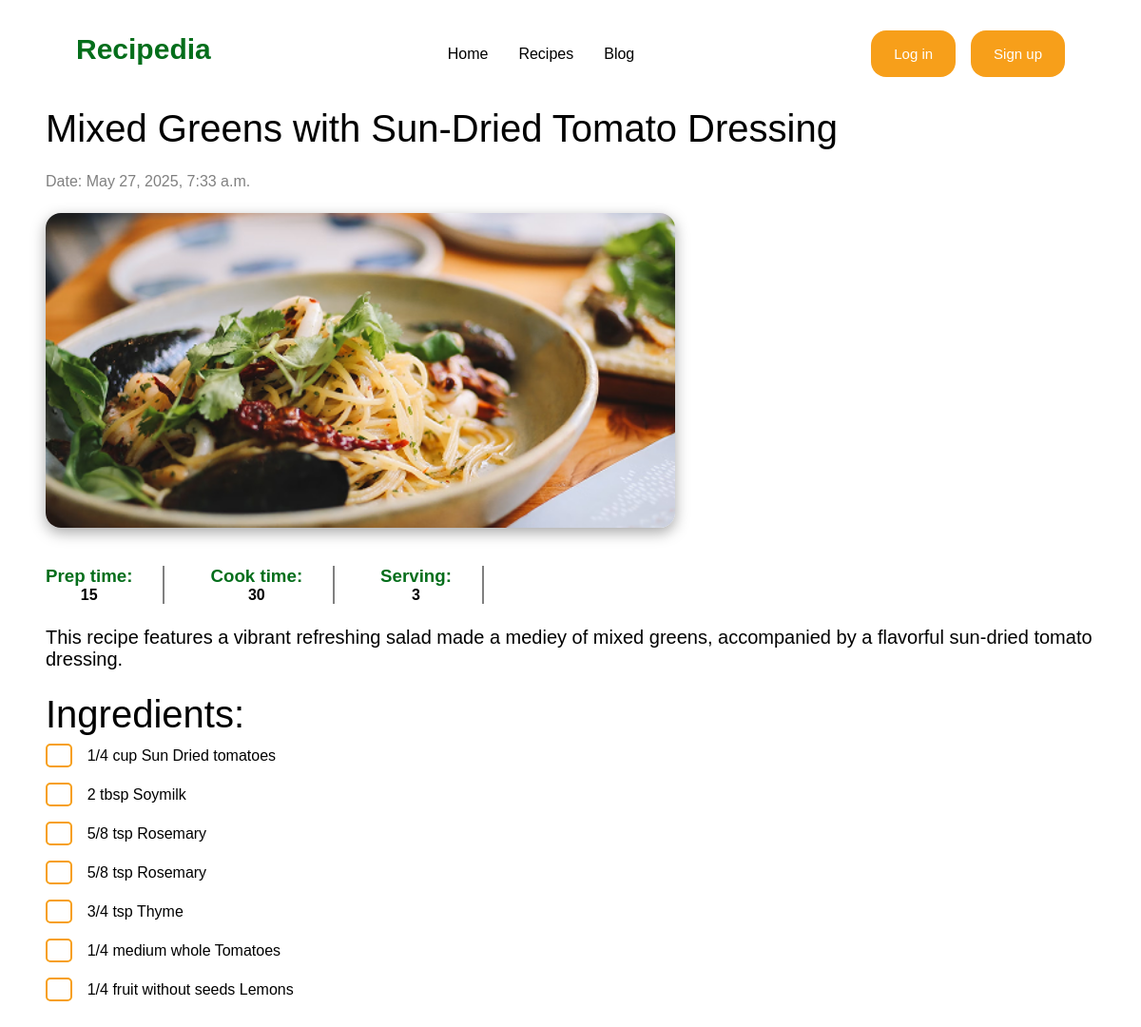
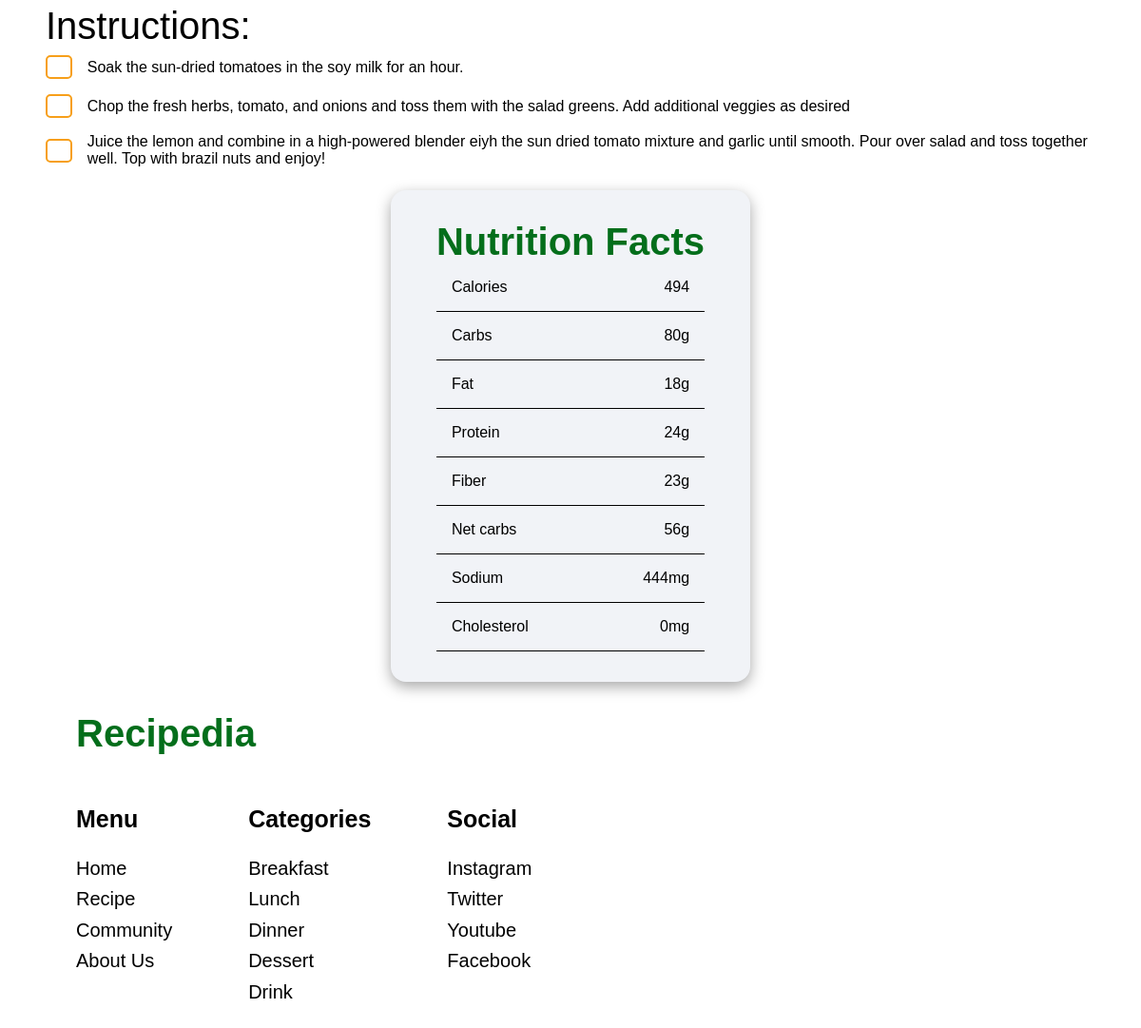
The page /recipes/recipes/Mixed Greens with Sun-Dried Tomato Dressing/ on the database its author committed (2 pictures, top to bottom).
### recipes/models.py (models this page shows, shortened)
class Recipe(models.Model):
    name = models.TextField(max_length=100, unique=True)
    image = models.ImageField(blank=True, default='default.png')
    description = models.TextField()
    prep_time = models.PositiveIntegerField(default=15)
    cook_time = models.PositiveIntegerField(default=30)
    serving = models.PositiveIntegerField(default=3)
    ingredients = models.TextField()
    instruction = models.TextField()
    created_at = models.DateTimeField(auto_now_add=True)
    author = models.ForeignKey(User,on_delete=models.CASCADE)

### recipes/views.py (the view)
# urls.py: path('recipes/<str:name>/', views.recipe, name='recipe'),
def recipe(request, name):
    recipe = get_object_or_404(Recipe, name=name)
    instructions = recipe.instruction.split('\n')
    ingredients = recipe.ingredients.split('\n')
    return render(request, 'recipe.html', {
        'recipe': recipe,
        'instructions': instructions,
        'ingredients': ingredients
        })

### recipes/templates/recipe.html (shortened to what this page needs)
{% extends 'index.html' %}
{% load static %}
{% block css %}
<link rel="stylesheet" href="{% static 'css/recipe.css' %}">
{% endblock %}
{% block content %}
    <div class="wrapper">
        <div class="recipe">
            <h1>{{ recipe.name }}</h1>
            <div class="info">
                <p>Date: {{ recipe.created_at }}</p>
            </div>
            <img src="{{ recipe.image.url }}">
            <div class="decs">
                <ul>
                    <li>
                        <h3>Prep time:</h3>
                        <p>{{ recipe.prep_time }}</p>
                    </li>
                </ul>
                <ul>
                    <li>
                        <h3>Cook time:</h3>
                        <p>{{ recipe.cook_time }}</p>
                    </li>
                </ul>
                <ul>
                    <li>
                        <h3>Serving:</h3>
                        <p>{{ recipe.serving }}</p>
                    </li>
                </ul>
            </div>
            <p>{{ recipe.description }}</p>
            <ul>
                <h1>Ingredients:</h1>
                {% for ing in ingredients %}
                <li class="list">
                    <div class="box ">⠀ </div>
                    <p>{{ ing }}</p>
                </li>
                {% endfor %}
            </ul>
            <ul>
                <h1>Instructions: </h1>
                {% for inst in instructions %}
                <li class="list">
                    <div class="box">⠀ </div>
                    <p>{{ inst }}</p>
                </li>
                {% endfor %}
            </ul>
        </div>
        <div class="nutrition">
            <h2>Nutrition Facts</h2>
            <ul>
                <li>
                    <p>Calories</p>
                    <p>494</p>
                </li>
                <li>
                    <p>Carbs</p>
                    <p>80g</p>
                </li>
                <li>
                    <p>Fat</p>
                    <p>18g</p>
                </li>
                <li>
                    <p>Protein</p>
                    <p>24g</p>
                </li>
                <li>
                    <p>Fiber</p>
                    <p>23g</p>
                </li>
                <li>
                    <p>Net carbs</p>
                    <p>56g</p>
                </li>
                <li>
                    <p>Sodium</p>
                    <p>444mg</p>
                </li>
                <li>
                    <p>Cholesterol</p>
                    <p>0mg</p>
                </li>
            </ul>
        </div>
    </div>
{% endblock %}

### assets/css/base.css (style rules this page uses)
* { padding: 0; margin: 0; box-sizing: border-box; font-family: 'Poppins', sans-serif; list-style: none; text-decoration: none; }
:root { --color-orange: #F79F1A; --color-green: #046E1B; --color-grey: #F1F3F7; --box-shadow: rgba(0, 0, 0, 0.35) 0px 5px 15px; --transition: box-shadow 0.3s ease }
.box { border: 2px solid var(--color-orange); padding: 1px 6px; border-radius: 5px; }

### assets/css/index.css (style rules this page uses)
h1 { font-size: 60px; }
h2 { font-size: 40px; }

### assets/css/recipe.css (style rules this page uses)
.wrapper { padding: 0 3rem; display: flex; flex-direction: column; align-items: center; gap: 1rem; }
.recipe { display: flex; flex-direction: column; gap: 1.5rem; align-items: start; }
.recipe h1 { font-size: 40px; font-weight: 500; }
.recipe .info { display: flex; gap: 1rem; color: grey; }
.recipe img { width: 60%; border-radius: 1rem; box-shadow: var(--box-shadow); }
.recipe .decs { display: flex; flex-direction: row; gap: 3rem; text-align: center; margin-top: 1rem; cursor: pointer; }
.recipe .decs ul { border-right: 2px solid grey; }
.recipe .decs ul li { padding-right: 2rem; }
.recipe .decs ul li h3 { color: var(--color-green); }
.recipe .decs ul li p { font-weight: 600; }
.recipe > p { font-size: 20px; }
.recipe > ul li { padding: 0.5rem 0; display: flex; align-items: center; gap: 1rem; }
.recipe ul li { cursor: pointer; }
.wrapper .nutrition { background: var(--color-grey); padding: 2rem 3rem; height: 40%; border-radius: 1rem; box-shadow: var(--box-shadow); }
.wrapper .nutrition h2 { color: var(--color-green); }
.wrapper .nutrition ul li { display: flex; justify-content: space-between; border-bottom: 1px solid black; padding: 1rem; }

### rows shown on the page
Recipe: name "Mixed Greens with Sun-Dried Tomato Dressing", created_at "May 27, 2025, 7:33 a.m.", image (picture), prep_time "15", cook_time "30", serving "3", description "This recipe features a vibrant refreshing salad made a mediey of mixed greens, accompanied by a flavorful sun-dried tomato dressing."

### other values the page prints
{{ ing }} "1/4 cup Sun Dried tomatoes" "2 tbsp Soymilk" "5/8 tsp Rosemary" "5/8 tsp Rosemary" "3/4 tsp Thyme" "1/4 medium whole Tomatoes" "1/4 fruit without seeds Lemons"
{{ inst }} "Soak the sun-dried tomatoes in the soy milk for an hour." "Chop the fresh herbs, tomato, and onions and toss them with the salad greens. Add additional veggies as desired" "Juice the lemon and combine in a high-powered blender eiyh the sun dried tomato mixture and garlic until smooth. Pour over salad and toss together well. Top with brazil nuts and enjoy!"
